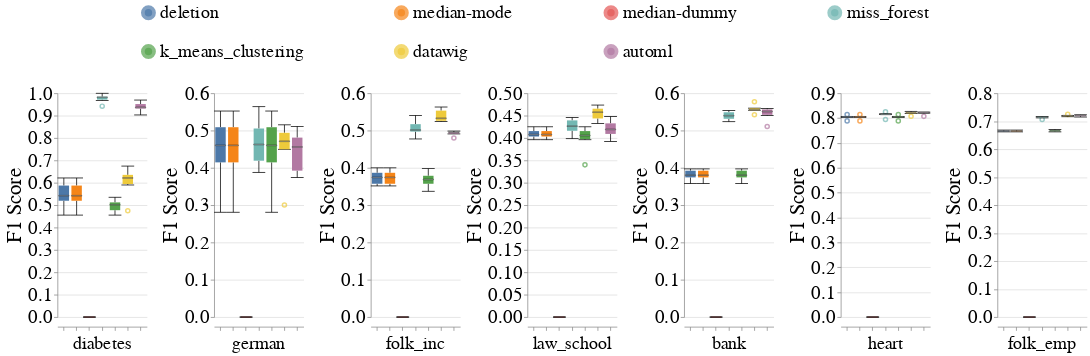

The cell this chart's notebook holds for it:
### Markdown cell above
### Overall Metrics

### Code cell
create_box_plots_for_diff_imputers_and_datasets_for_mixed_exp(train_injection_scenario='MCAR3',
                                                              test_injection_scenario='MCAR3',
                                                              metric_name='f1_score',
                                                              dataset_to_column_name=DATASET_TO_COLUMN_NAME,
                                                              db_client=db_client,
                                                              without_dummy=False)

### Figure 1 — Vega-Lite specification as saved in the notebook (floating-point values rounded to 4 significant figures; data arrays with more than 128 entries replaced by an {"elided": "..."} marker saying what was removed)
{"config": {"view": {"continuousWidth": 400, "continuousHeight": 300, "stroke": null}, "axis": {"labelFontSize": 26, "labelFontWeight": "normal", "titleFontSize": 28, "titleFontWeight": "normal"}, "facet": {"spacing": 5}, "header": {"labelFontSize": 24, "labelOrient": "bottom", "labelPadding": 5, "titleFontSize": 28}, "legend": {"columns": 4, "direction": "horizontal", "labelFontSize": 24, "labelLimit": 400, "orient": "top", "symbolOffset": 110, "symbolStrokeWidth": 10, "titleAnchor": "middle", "titleFontSize": 26, "titleLimit": 300}, "title": {"fontSize": 28}}, "data": {"name": "data-2c2749a5abf9dc889c7a2c8a1871a613"}, "mark": {"type": "boxplot", "median": {"stroke": "black", "strokeWidth": 0.7}, "ticks": true}, "encoding": {"color": {"field": "Null_Imputer_Name", "sort": ["deletion", "median-mode", "median-dummy", "miss_forest", "k_means_clustering", "datawig", "automl"], "title": null, "type": "nominal"}, "column": {"field": "Dataset_Name", "sort": {"field": "Dataset_Sequence_Number", "order": "ascending"}, "title": null, "type": "nominal"}, "x": {"axis": {"labels": false}, "field": "Null_Imputer_Name", "sort": ["deletion", "median-mode", "median-dummy", "miss_forest", "k_means_clustering", "datawig", "automl"], "title": null, "type": "nominal"}, "y": {"field": "F1_Score", "scale": {"zero": false}, "title": "F1 Score", "type": "quantitative"}}, "resolve": {"scale": {"y": "independent"}}, "width": 120, "$schema": "https://vega.github.io/schema/vega-lite/v4.17.0.json", "datasets": {"data-2c2749a5abf9dc889c7a2c8a1871a613": {"elided": "294 records"}}}
